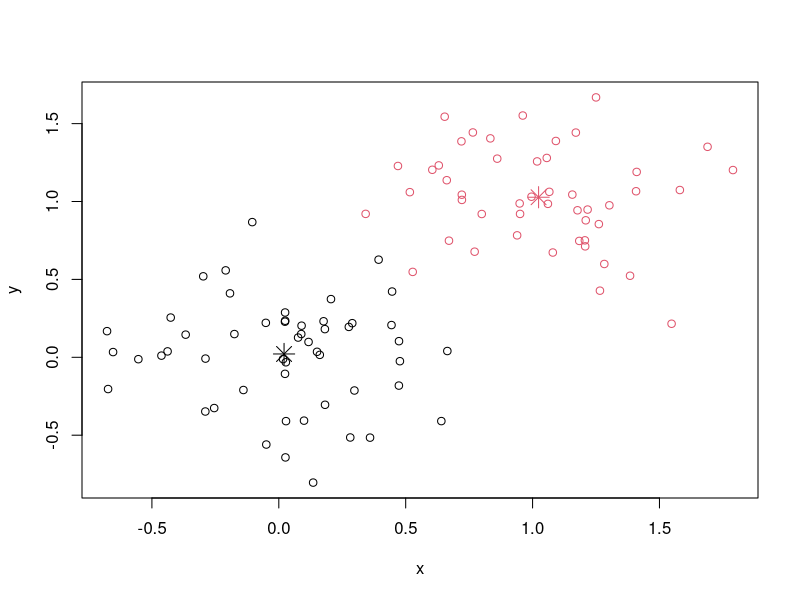
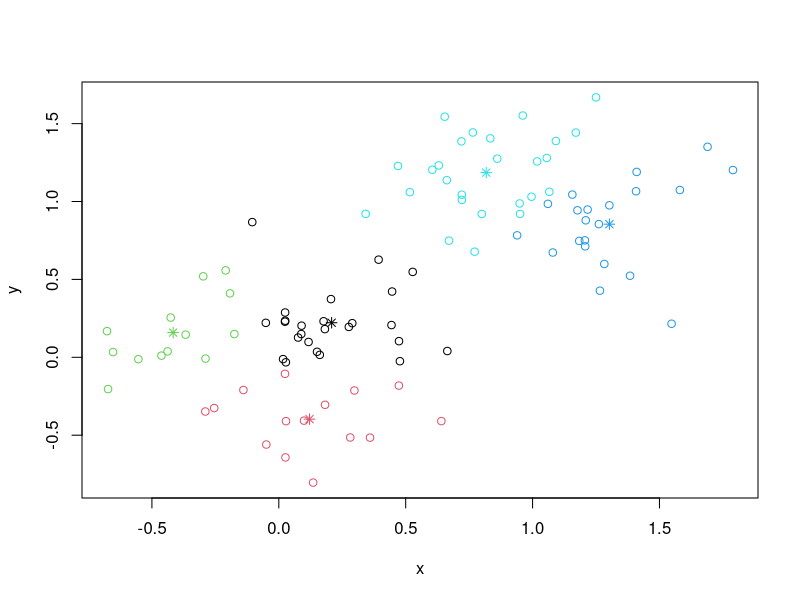

Recreate these plots in R, in order.
require(graphics)

# a 2-dimensional example
x <- rbind(matrix(rnorm(100, sd = 0.3), ncol = 2),
           matrix(rnorm(100, mean = 1, sd = 0.3), ncol = 2))
colnames(x) <- c("x", "y")
(cl <- kmeans(x, 2))
plot(x, col = cl$cluster)
points(cl$centers, col = 1:2, pch = 8, cex = 2)

# sum of squares
ss <- function(x) sum(scale(x, scale = FALSE)^2)

## cluster centers "fitted" to each obs.:
fitted.x <- fitted(cl);  head(fitted.x)
resid.x <- x - fitted(cl)

## Equalities : ----------------------------------
cbind(cl[c("betweenss", "tot.withinss", "totss")], # the same two columns
         c(ss(fitted.x), ss(resid.x),    ss(x)))
stopifnot(all.equal(cl$ totss,        ss(x)),
	  all.equal(cl$ tot.withinss, ss(resid.x)),
	  ## these three are the same:
	  all.equal(cl$ betweenss,    ss(fitted.x)),
	  all.equal(cl$ betweenss, cl$totss - cl$tot.withinss),
	  ## and hence also
	  all.equal(ss(x), ss(fitted.x) + ss(resid.x))
	  )

kmeans(x,1)$withinss # trivial one-cluster, (its W.SS == ss(x))

## random starts do help here with too many clusters
## (and are often recommended anyway!):
(cl <- kmeans(x, 5, nstart = 25))
plot(x, col = cl$cluster)
points(cl$centers, col = 1:5, pch = 8)
